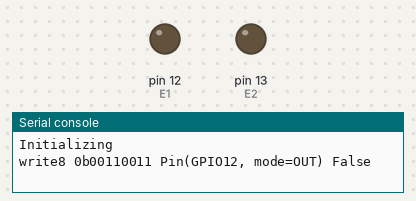
A program run on a simulated MicroPython board. Parts: output pins drawn as LEDs (lit = HIGH), the last lines printed to the serial console. The clock reads 2024-03-15 10:24:30 at power-on unless the program sets it; pins used as bus, display or sensor lines are not drawn.

Above: at 0.1 s.
At 19.1 s:
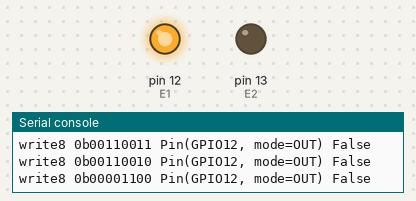
At 37.1 s:
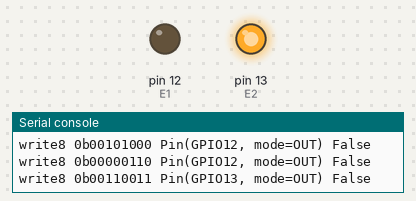
Timing chart, 0 to 39.5 s (numbered marks = the images above):
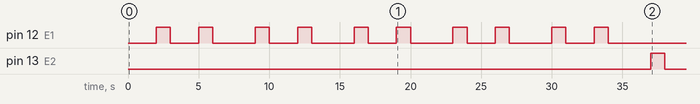

Measured:
- by itself, pin 12 (E1): repeats every 7.0 s: LOW 2.0 s, HIGH 1.0 s, LOW 3.0 s, HIGH 1.0 s
- by itself, pin 13 (E2): LOW → HIGH at 37.0 s, → LOW 1.0 s later

The program:

lcm4004a_example.py
```python
import time
from machine import Pin

# D4 = Pin(14, Pin.OUT)
# D5 = Pin(15, Pin.OUT)
# D6 = Pin(16, Pin.OUT)
# D7 = Pin(17, Pin.OUT)
# E1 = Pin(18, Pin.OUT)
# E2 = Pin(19, Pin.OUT)
# RS = Pin(10, Pin.OUT)

D4 = Pin(26, Pin.OUT)
D5 = Pin(27, Pin.OUT)
D6 = Pin(28, Pin.OUT)
D7 = Pin(29, Pin.OUT)
E1 = Pin(12, Pin.OUT)
E2 = Pin(13, Pin.OUT)
RS = Pin(5, Pin.OUT)

# Commands
LCD_CLEARDISPLAY        = 0x01
LCD_RETURNHOME          = 0x02
LCD_ENTRYMODESET        = 0x04
LCD_DISPLAYCONTROL      = 0x08
LCD_CURSORSHIFT         = 0x10
LCD_FUNCTIONSET         = 0x20
LCD_SETCGRAMADDR        = 0x40
LCD_SETDDRAMADDR        = 0x80

# Entry flags
LCD_ENTRYRIGHT          = 0x00
LCD_ENTRYLEFT           = 0x02
LCD_ENTRYSHIFTINCREMENT = 0x01
LCD_ENTRYSHIFTDECREMENT = 0x00

# Control flags
LCD_DISPLAYON           = 0x04
LCD_DISPLAYOFF          = 0x00
LCD_CURSORON            = 0x02
LCD_CURSOROFF           = 0x00
LCD_BLINKON             = 0x01
LCD_BLINKOFF            = 0x00

# Move flags
LCD_DISPLAYMOVE         = 0x08
LCD_CURSORMOVE          = 0x00
LCD_MOVERIGHT           = 0x04
LCD_MOVELEFT            = 0x00

# Function set flags
LCD_8BITMODE            = 0x10
LCD_4BITMODE            = 0x00
LCD_2LINE               = 0x08
LCD_1LINE               = 0x00
LCD_5x10DOTS            = 0x04
LCD_5x8DOTS             = 0x00


def delay_microseconds(microseconds):
    # Busy wait in loop because delays are generally very short (few microseconds).
    end = time.time() + (microseconds/1000000.0)
    while time.time() < end:
        pass


def write8(value, enable_pin, char_mode=False):
        """Write 8-bit value in character or data mode.  Value should be an int
        value from 0-255, and char_mode is True if character data or False if
        non-character data (default).
        """
        #print(f'write8', bin(value), char_mode)
        print('write8', f'{value:#010b}', enable_pin, char_mode)
        # One millisecond delay to prevent writing too quickly.
        delay_microseconds(1000)

        # Set the character/data bit
        RS.value(1 if char_mode else 0)

        # Write the Upper 4 bits
        D4.value(((value >> 4) & 1) > 0)
        D5.value(((value >> 5) & 1) > 0)
        D6.value(((value >> 6) & 1) > 0)
        D7.value(((value >> 7) & 1) > 0)

        enable_pin.off()
        delay_microseconds(1)
        enable_pin.on()
        delay_microseconds(1)
        enable_pin.off()
        delay_microseconds(1)

        # Write the Lower 4 bits
        D4.value((value        & 1) > 0)
        D5.value(((value >> 1) & 1) > 0)
        D6.value(((value >> 2) & 1) > 0)
        D7.value(((value >> 3) & 1) > 0)

        enable_pin.off()
        delay_microseconds(1)
        enable_pin.on()
        delay_microseconds(1)
        enable_pin.off()
        delay_microseconds(1)

def clear():
    print('Clear')
    write8(LCD_CLEARDISPLAY, E1)  # command to clear display
    delay_microseconds(3000)  # 3000 microsecond sleep, clearing the display takes a long time
    write8(LCD_CLEARDISPLAY, E2)


def initialize():
    print('Initializing')
    # Initialize display control, function, and mode registers.
    displaycontrol = LCD_DISPLAYON | LCD_CURSOROFF | LCD_BLINKOFF
    displayfunction = LCD_4BITMODE | LCD_1LINE | LCD_2LINE | LCD_5x8DOTS
    displaymode = LCD_ENTRYLEFT | LCD_ENTRYSHIFTDECREMENT

    for enable_pin in E1, E2:
        write8(0x33, enable_pin)
        write8(0x32, enable_pin)
        # Write registers.
        write8(LCD_DISPLAYCONTROL | displaycontrol, enable_pin)
        write8(LCD_FUNCTIONSET | displayfunction, enable_pin)
        write8(LCD_ENTRYMODESET | displaymode, enable_pin)  # set the entry mode
    clear()


if __name__ == '__main__':
    initialize()
    # Initialize the display.
    for char in 'Hello World':
        write8(ord(char), E1, True)
    for char in 'Foo Bar! +~!123':
        write8(ord(char), E2, True)
 
```
